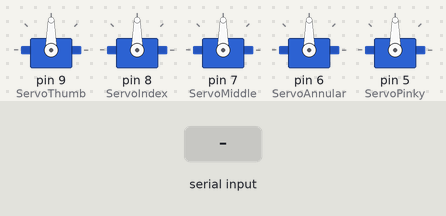
A sketch run on a simulated Arduino Uno, built with avr-gcc and run on an emulated ATmega328P. Parts: 5 × servo. The test bench sets the inputs (shaded band). What the sketch prints to the serial monitor is not drawn.

Above: at 2.7 s.
2.8 s: "<\n" received over Serial
At 3.2 s:
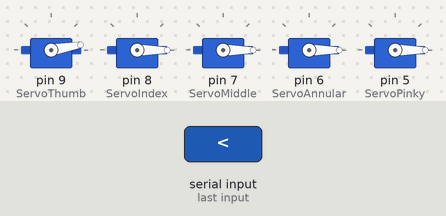
4.3 s: byte 60 ('<') received over Serial
At 5.4 s:
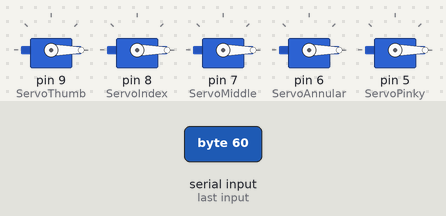
Timing chart, 0 to 7.3 s (numbered marks = the images above; inputs shaded):
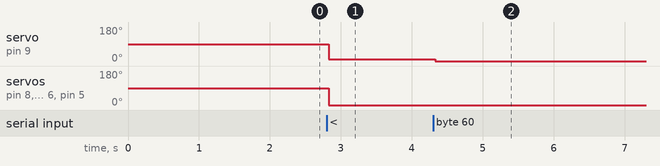

Measured:
- after the input at 2.8 s, servo on pin 9 (ServoThumb): 90° → 10° at once; servo on pin 8 (ServoIndex), servo on pin 7 (ServoMiddle), servo on pin 6 (ServoAnnular), servo on pin 5 (ServoPinky): 90° → 0° at once
- after the input at 4.3 s, servo on pin 9 (ServoThumb): 10° → 0° at once

The sketch:

Hand_Prelim.ino
```cpp
/*
Robot Hand

Created by Nick Petro
*/

#include <Servo.h>   // Library needed to use function for servomotors
#include <SoftwareSerial.h>
Servo ServoThumb, ServoIndex,
ServoMiddle, ServoAnnular, ServoPinky;
byte startPackage; // Variable that will contain the character of start package set in the GloveTX sketch, "<"
SoftwareSerial XBee(2, 3);

int AngThumb   = 0;   // Variables with the values for the servomotors (between 0 and 180)
int AngIndex   = 0;
int AngMiddle  = 0;
int AngAnnular = 0;
int AngPinky   = 0;


void setup()
{
  Serial.begin(9600);      // Serial communication is activated at 9600 baud/s.
  XBee.begin(9600);
  ServoThumb.attach(9);  // The servomotors are asigned to the pins of the Arduino UNO board.
  delay(300);              // A delay of 300ms is set for a secure connection (this can be optional)
  ServoIndex.attach(8);
  delay(300);
  ServoMiddle.attach(7);
  delay(300);
  ServoAnnular.attach(6);
  delay(300);
  ServoPinky.attach(5);
  delay(300);

  Serial.println("Ready to receive.");
}

void loop()
{
  Serial.println("Before");
  //clench
  /*ServoThumb.write(20);
  delay(500);
  ServoIndex.write(15);
  delay(500);
  ServoMiddle.write(20);
  ServoAnnular.write(70);
  delay(500);
  ServoAnnular.write(10);
  delay(500);
  ServoPinky.write(160);
  delay(500);
  Serial.println("After");
  //spread
  ServoThumb.write(90);
  delay(500);
  ServoIndex.write(90);
  delay(500);
  ServoMiddle.write(130);
  delay(500);
  ServoAnnular.write(110);
  delay(500);
  ServoPinky.write(90);
  delay(500);
  Serial.println("Finished");*/

  if(Serial.available() > 0) {    // Waiting for data incoming from the other XBee module
     Serial.println("After");
    startPackage = Serial.read(); // The first value will be "<", the other are assigned to the finger
    AngThumb   = Serial.read();
    AngIndex   = Serial.read();
    AngMiddle  = Serial.read();
    AngAnnular = Serial.read();
    AngPinky   = Serial.read();

    Serial.print(AngThumb);
    Serial.print("\t");
    Serial.print(AngIndex);
    Serial.print("\t");
    Serial.print(AngMiddle);
    Serial.print("\t");
    Serial.print(AngAnnular);
    Serial.print("\t");
    Serial.print(AngPinky);
    Serial.print("\n");

    if(startPackage == '<'){   // Verifying that the first value is "<"

      if(AngThumb!=255)
      ServoThumb.write(AngThumb);  // The servomotors rotates of the assigned degrees

      if(AngIndex!=255)
      ServoIndex.write(AngIndex);

      if(AngMiddle!=255)
      ServoMiddle.write(AngMiddle);

      if(AngAnnular!=255)
      ServoAnnular.write(AngAnnular);

      if(AngPinky!=255)
      ServoPinky.write(AngPinky);
    }

    if(XBee.available() > 0) {    // Waiting for data incoming from the other XBee module
     XBee.println("After");
    startPackage = XBee.read(); // The first value will be "<", the other are assigned to the finger
    AngThumb   = XBee.read();
    AngIndex   = XBee.read();
    AngMiddle  = XBee.read();
    AngAnnular = XBee.read();
    AngPinky   = XBee.read();

    XBee.print(AngThumb);
    XBee.print("\t");
    XBee.print(AngIndex);
    XBee.print("\t");
    XBee.print(AngMiddle);
    XBee.print("\t");
    XBee.print(AngAnnular);
    XBee.print("\t");
    XBee.print(AngPinky);
    XBee.print("\n");

    if(startPackage == '<'){   // Verifying that the first value is "<"

      if(AngThumb!=255)
      ServoThumb.write(AngThumb);  // The servomotors rotates of the assigned degrees

      if(AngIndex!=255)
      ServoIndex.write(AngIndex);

      if(AngMiddle!=255)
      ServoMiddle.write(AngMiddle);

      if(AngAnnular!=255)
      ServoAnnular.write(AngAnnular);

      if(AngPinky!=255)
      ServoPinky.write(AngPinky);
    }
  }
  delay(30); // a delay to make the servomotors working correctly (a lower value could make the system not working, higher value make it slower)
}
}
```
